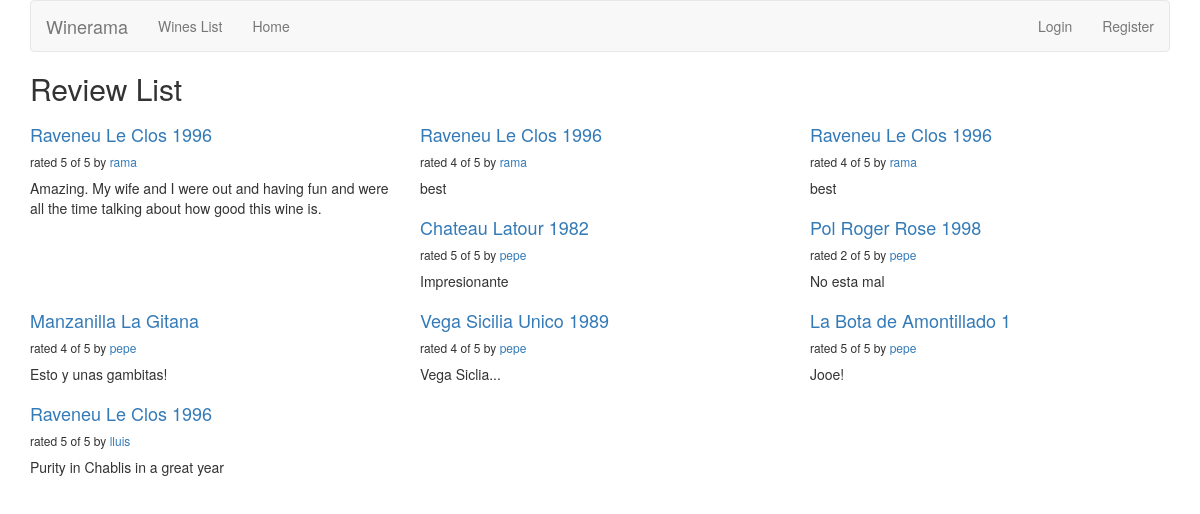
The app's page /reviews/ with its own data.
### reviews/models.py (models this page shows, shortened)
class review(models.Model):
  rating_choices = (
        (1, '1'),
        (2, '2'),
        (3, '3'),
        (4, '4'),
        (5, '5'),
    )
  wine = models.ForeignKey(wine)
  pub_date = models.DateTimeField('date published')
  comment = models.CharField(max_length=200)
  user_name = models.CharField(max_length = 200)
  rating = models.IntegerField(choices = rating_choices)

class wine(models.Model):
  name = models.CharField(max_length = 200)

### reviews/views.py (the view)
def review_list(request):
  latest_review_list = review.objects.order_by('-pub_date')[:9]
  context = {'latest_review_list':latest_review_list}
  return render(request,'reviews/review_list.html',context)

### reviews/templates/reviews/review_list.html
{% extends 'base.html' %}
{% block title %}
<h2> Review List </h2>
{% endblock %}
{% block content %}
{% if latest_review_list %}
<div class="row">
  {% for review in latest_review_list %}
  <div class="col-xs-6 col-lg-4">
    <h4><a href="{% url 'reviews:review_detail' review.id %}">{{review.wine.name}}
    </a></h4>
    <h6>rated {{ review.rating}} of 5 by <a href= "{% url 'reviews:user_review_list' review.user_name %}">
     {{review.user_name}}</a></h6>
    <p>{{review.comment}}</p>
  </div>
  {%endfor%}
</div>
{%else%}
<p> No reviews are available for this wine. </p>
{% endif %}
{% endblock %}

### templates/base.html (shortened to what this page needs)
{% load bootstrap3 %}
{% bootstrap_css %}
{% block bootstrap3_content %}
<div class="container">
  <nav class="navbar navbar-default">
    <div class="navbar-header">
      <a class="navbar-brand" href = "{% url 'reviews:review_list' %}">Winerama</a>
    </div>
    <div id="navbar" class="navbar-collapse collapse">
      <ul class="nav navbar-nav">
        <li><a href="{% url 'reviews:wine_list' %}">Wines List</a></li>
        <li><a href="{% url 'reviews:review_list' %}">Home</a></li>
      </ul>
       <ul class="nav navbar-nav navbar-right">
        {% if user.is_authenticated %}
            <li><a href="{% url 'reviews:user_review_list' user.username %}">Hello {{ user.username }}</a>
            </li>
            <li><a href="{% url 'reviews:user_recommendation_list' %}">Wine Recommendation </a></li>
            <li><a href="{% url 'auth:logout' %}">Logout</a></li>
            {% else %}
            <li><a href="{% url 'auth:login' %}">Login</a></li>
            <li><a href="/accounts/register">Register</a></li>
            {% endif %}
        </ul>
    </div>
  </nav>
  <h1>{% block title %}(no title){% endblock %}</h1>
  {% block content %}(no content ){% endblock %}
  </div>
{% endblock %}

### records on screen
review: wine.name "Raveneu Le Clos 1996", rating "5", user_name "rama", comment "Amazing. My wife and I were out and having fun and were all the time talking about how good this wine is."
review: wine.name "Raveneu Le Clos 1996", rating "4", user_name "rama", comment "best"
review: wine.name "Raveneu Le Clos 1996", rating "4", user_name "rama", comment "best"
review: wine.name "Chateau Latour 1982", rating "5", user_name "pepe", comment "Impresionante"
review: wine.name "Pol Roger Rose 1998", rating "2", user_name "pepe", comment "No esta mal"
review: wine.name "Manzanilla La Gitana", rating "4", user_name "pepe", comment "Esto y unas gambitas!"
review: wine.name "Vega Sicilia Unico 1989", rating "4", user_name "pepe", comment "Vega Siclia..."
review: wine.name "La Bota de Amontillado 1", rating "5", user_name "pepe", comment "Jooe!"
review: wine.name "Raveneu Le Clos 1996", rating "5", user_name "lluis", comment "Purity in Chablis in a great year"
